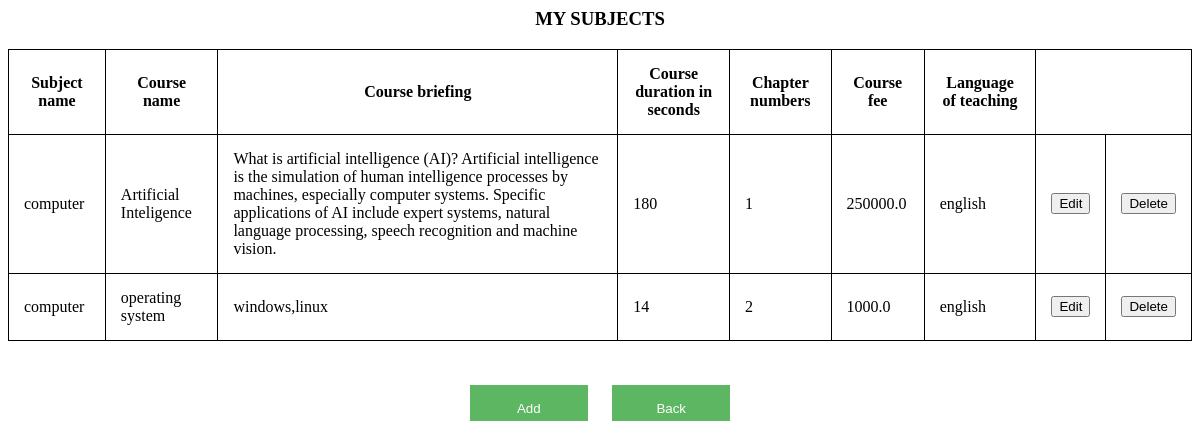
Screenshot of /subject_tr (signed in) with the database file from the repository.
### learn/models.py (models this page shows, shortened)
class Subject(models.Model):
    Subject_title = models.CharField(max_length=200, null=True)
    Course_title = models.CharField(max_length=200, null=True)
    Course_brief = models.TextField(null=True)
    Course_duration = models.IntegerField(null=True)
    Num_of_chapters = models.IntegerField(null=True)
    Course_fee = models.FloatField(null=True)
    Language = models.CharField(max_length=200, null=True)
    Chapter_title = models.CharField(max_length=200, null=True)
    Num_of_assignments = models.IntegerField(null=True)
    Chapter_Content_name = models.ImageField(upload_to='media', null = True)
    Chapter_text_content = models.TextField(null=True)
    Chapter_Content_type = models.CharField(max_length=200,null=True)
    Chapter_Content_Is_mandatory = models.BooleanField(null=True)
    Chapter_Content_Time_required_in_sec = models.IntegerField(null=True)
    Chapter_Content_Is_open_for_free = models.BooleanField(null=True)
    Sub_reg = models.ForeignKey(Registration, on_delete=models.SET_NULL, null = True)

### learn/views.py (the view)
# urls.py: path('subject_tr',learn.views.subject_tr,name='subject_tr'),
def subject_tr(request):
   dd = Subject.objects.filter(Sub_reg = request.session['logg'])
   a = []
   b = []
   c = []
   d = []
   e = []
   f = []
   g = []
   h = []
   for i in dd:
       if i.Course_title not in a:
           a.append(i.Course_title)
           b.append(i.Subject_title)
           c.append(i.Course_brief)
           d.append(i.Course_duration)
           e.append(i.Num_of_chapters)
           f.append(i.Course_fee)
           g.append(i.Language)
           h.append(i.id)
   hh = zip(a,b,c,d,e,f,g,h)
   return render(request,'sub_tr.html',{'hh':hh})

### Templates/sub_tr.html (shortened to what this page needs)
{% load static %}
<html lang="en">
<head>
   <link rel="stylesheet" type="text/css" href="{% static 'trt.css' %}">
</head>
<body class= "pic" background="{% static 'trt.jpg' %}" >
<h3 align="center">MY SUBJECTS</h3>
<table  style="width:100%">
   <tr>
      <th>
         Subject name
      </th>
      <th>
         Course name
      </th>
      <th>
         Course briefing
      </th>
      <th>
         Course duration in seconds
      </th>
      <th>
         Chapter numbers
      </th>
      <th>
         Course fee
      </th>
      <th>
         Language of teaching
      </th>
   </tr>
   {% for a,b,c,d,e,f,g,h in hh %}
   <tr>
      <td>
         {{b}}
      </td>
      <td>
         {{a}}
      </td>
      <td>
         {{c}}
      </td>
      <td>
         {{d}}
      </td>
      <td>
         {{e}}
      </td>
      <td>
         {{f}}
      </td>
      <td>
         {{g}}
      </td>
      <td>
         <button type="submit" onclick="location.href='{% url 'edit_subject' b a h %}'" name='t_h'>Edit</button>
      </td>
      <td>
         <button type="submit" onclick="location.href='{% url 'delete_subject' b a h %}'" name='del'>Delete</button>
      </td>
   </tr>
   {% endfor %}
</table><br><br>
<div align="center">
   <button type="submit" class="registerbtn" onclick="location.href='{% url 'add_subject' %}'" name='mybtn2'>Add</button>&nbsp&nbsp&nbsp&nbsp&nbsp
   <button type="submit" class="registerbtn" onclick="location.href='{% url 'teacher_home' %}'" name='mybtn2'>Back</button>
</div>
</body>
</html>

### static/trt.css (style rules this page uses)
* { box-sizing: border-box }
.registerbtn { background-color: #4CAF50; color: white; padding: 16px 5px 5px; margin: 8px 0; border: none; cursor: pointer; width: 10%; opacity: 0.9; }
.pic { background-repeat: no-repeat; background-attachment: fixed; background-size: cover; background-size: 100%; }

### Templates/sub_tr.html (style rules this page uses)
table, th, td { border: 1px solid black; border-collapse: collapse; }
th, td { padding: 15px; }

### rows the page displays
Subject: hh "computer", hh "Artificial Inteligence", hh "What is artificial intelligence (AI)? Artificial intelligence is the simulation of human intelligence processes by machines, especially computer systems. Specific applications of AI include expert systems, natural language processing, speech recognition and machine vision.", hh "250000.0", hh "english"
Subject: hh "computer", hh "operating system", hh "windows,linux", hh "1000.0", hh "english"

### other values shown
{{ d }} "180" "14"
{{ e }} "1" "2"
